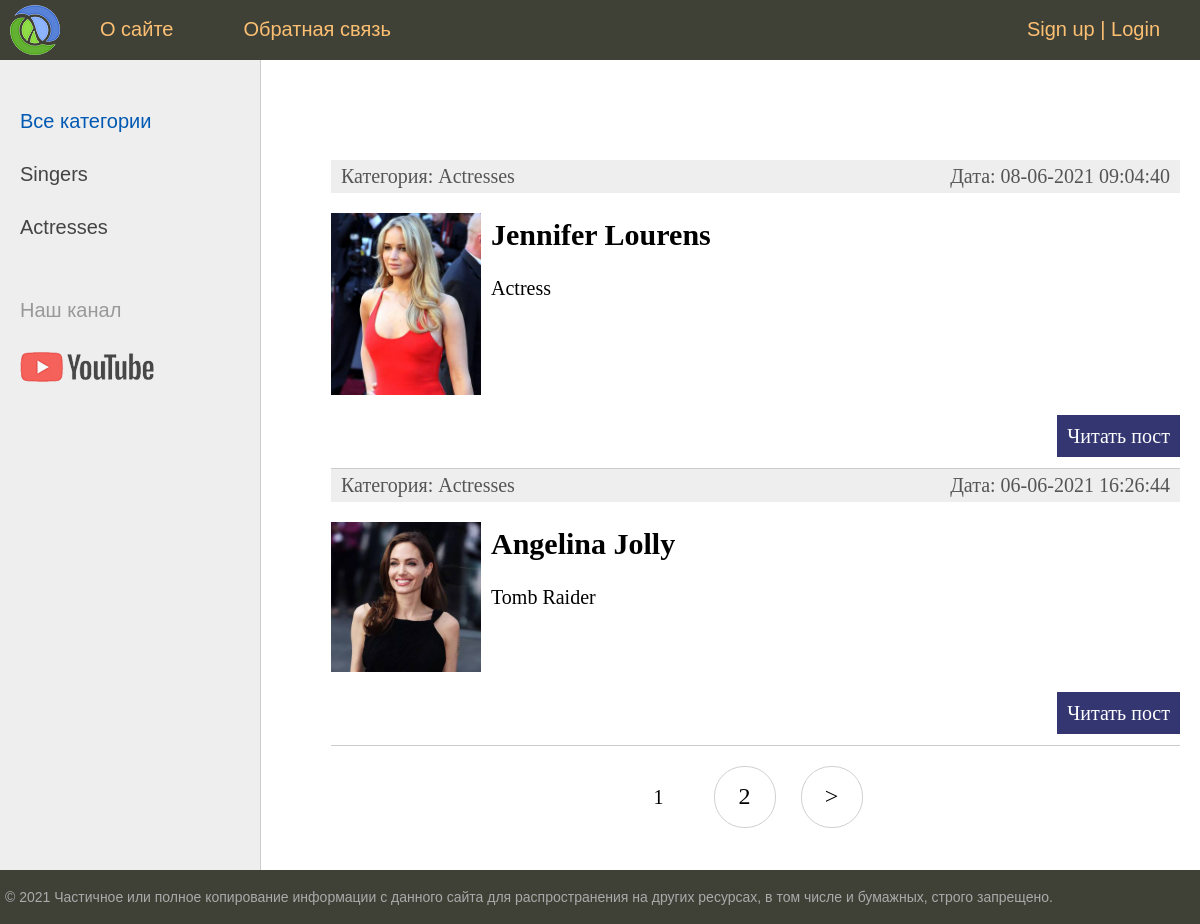
The app's page /, older data.
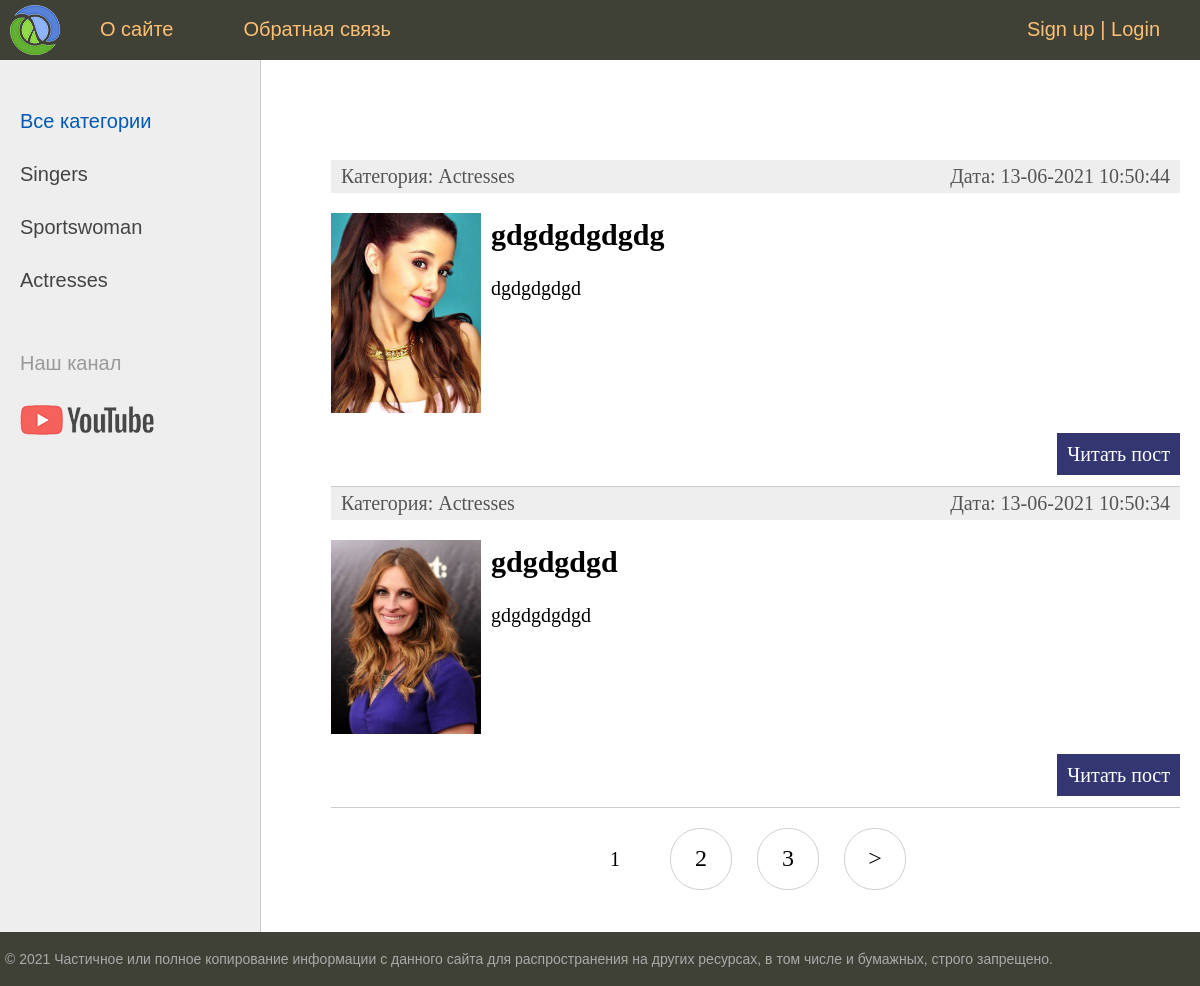
The same page, newer data.
### women/models.py (models this page shows, shortened)
class Category(models.Model):
    name = models.CharField(max_length=100, db_index=True, verbose_name='Категория')
    slug = models.SlugField(max_length=255, unique=True, db_index=True, verbose_name="URL")
    def __str__(self):
        return self.name
    def get_absolute_url(self):
        return reverse('category', kwargs={'cat_slug': self.slug})
    class Meta:
        verbose_name = 'Категорию'
        verbose_name_plural = 'Категории'
        ordering = ['-id']

class Women(models.Model):
    title = models.CharField(max_length=255, verbose_name="Заголовок")
    slug = models.SlugField(max_length=255, unique=True, db_index=True, verbose_name="URL")
    content = models.TextField(blank=True, verbose_name="Текст статьи")
    photo = models.ImageField(upload_to="photos/%Y/%m/%d/", verbose_name="Фото")
    time_create = models.DateTimeField(auto_now_add=True, verbose_name="Время создания")
    time_update = models.DateTimeField(auto_now=True, verbose_name="Время изменения")
    is_published = models.BooleanField(default=True, verbose_name="Публикация")
    cat = models.ForeignKey('Category', on_delete=models.PROTECT, verbose_name="Категории")
    def get_absolute_url(self):
        return reverse('post', kwargs={'post_slug': self.slug})
    class Meta:
        verbose_name = 'Известные женщины'
        verbose_name_plural = 'Известные женщины'
        ordering = ['-time_create', 'title']

### women/views.py (the view)
# urls.py: path('', WomenHome.as_view(), name='home'),
class WomenHome(DataMixin, ListView):
    model = Women
    template_name = 'women/index.html'
    context_object_name = 'posts'
    def get_context_data(self, *, object_list=None, **kwargs):
        context = super().get_context_data(**kwargs)
        c_def = self.get_user_context(title='Main page')
        return dict(list(context.items()) + list(c_def.items()))
    def get_queryset(self):
        return Women.objects.filter(is_published=True).select_related('cat')  # prefetch_related ( ManyToMany)

### women/utils.py (called while the page is built)
    def get_user_context(self, **kwargs):
        context = kwargs
        cats = cache.get('cats')
        if not cats:
            cats = Category.objects.annotate(Count('women'))
            cache.set('cats', cats, 60)
        user_menu = menu.copy()
        if not self.request.user.is_authenticated:
            user_menu.pop(1)
        context['menu'] = user_menu
        context['cats'] = cats
        if 'cat_selected' not in context:
            context['cat_selected'] = 0
        return context

### women/templates/women/index.html (shortened to what this page needs)
{% extends 'women/base.html' %}
{% block content %}
<ul class="list-articles">
	{% for p in posts %}
			<li><div class="article-panel">
	<p class="first">Категория: {{p.cat}}</p>
	<p class="last">Дата: {{p.time_update|date:"d-m-Y H:i:s"}}</p>
</div>
{% if p.photo %}
	<p><img class="img-article-left thumb" src="{{p.photo.url}}"></p>
{% endif %}
				<h2>{{p.title}}</h2>
	{% autoescape on %}
	{{p.content|linebreaks|truncatewords:50}}
	{% endautoescape %}
			<p class="link-read-post"><a href="{{ p.get_absolute_url }}">Читать пост</a></p>
			</li>
	{% endfor %}
</ul>
{% endblock %}

### women/templates/women/base.html (shortened to what this page needs)
{% load static %}
{% load women_tags %}
<!DOCTYPE html>
<html>
<head>
	<link type="text/css" href="{% static 'women/css/styles.css' %}" rel="stylesheet" />
</head>
<body>
<table class="table-page" border=0 cellpadding="0" cellspacing="0">
<tr><td valign=top>
{% block mainmenu %}
		<div class="header">
			<ul id="mainmenu" class="mainmenu">
			<li class="logo"><a href="{% url 'home' %}"><div class="logo"></div></a></li>
{% for m in menu %}
			<li><a href="{% url m.url_name %}">{{m.title}}</a></li>
{% endfor %}
			{% if request.user.is_authenticated %}
			<li class="last">{{ user.username }} | <a href="{% url 'logout' %}">Exit</a></li>
			{% else %}
			<li class="last"><a href="{% url 'register' %}">Sign up</a> | <a href="{% url 'login' %}">Login</a></li>
			{% endif %}
			</ul>
		</div>
{% endblock mainmenu %}
<table class="table-content" border=0 cellpadding="0" cellspacing="0">
<tr>
	<td valign="top" class="left-chapters">
	<ul id="leftchapters">
{% if cat_selected == 0 %}
		<li class="selected">Все категории</li>
{% else %}
		<li><a href="{% url 'home' %}">Все категории</a></li>
{% endif %}
{% for c in cats %}
{% if c.women__count > 0 %}
	{% if c.pk == cat_selected %}
		<li class="selected">{{c.name}}</li>
	{% else %}
		<li><a href="{{ c.get_absolute_url }}">{{c.name}}</a></li>
	{% endif %}
{% endif %}
{% endfor %}
		<li class="share">
		<p>Наш канал</p>
		<a class="share-yt" href="https://www.youtube.com/channel/UClJzWfGWuGJL2t-3dYKcHTA/playlists" target="_blank" rel="nofollow"></a>
		</li>
	</ul>
</td>
<td valign="top" class="content">
	<div class="content-text">
{% block content %}
{% endblock %}
{% if page_obj.has_other_pages %}
<nav class="list-pages">
    <ul>
        {% for p in paginator.page_range %}
		{% if page_obj.number == p %}
		<li class="page-num page-num-selected">{{ p }}</li>
		{% elif  p >= page_obj.number|add:-2 and p <= page_obj.number|add:2 %}
        <li class="page-num">
            <a href="?page={{ p }}">{{ p }}</a>
        </li>
		{% endif %}
        {% endfor %}
{% if page_obj.has_next %}
<li class="page-num">
	<a href="?page={{ page_obj.next_page_number }}">&gt;</a>
</li>
{% endif %}
    </ul>
</nav>
{% endif %}
	</div>
</td></tr></table>
</td></tr>
<tr><td valign=top>
	<div id="footer">
		<p>&copy; 2021 Частичное или полное копирование информации с данного сайта для распространения на других ресурсах, в том числе и бумажных, строго запрещено.</p>
	</div>
</td></tr></table>
</body>
</html>

Row changes from the older to the newer data that the page shows:
no longer on this page (row unchanged): Women: cat "Аctresses", time_update "08-06-2021 09:04:40", photo (picture), title "Jennifer Lourens", content "Actress"
no longer on this page (row unchanged): Women: cat "Аctresses", time_update "06-06-2021 16:26:44", photo (picture), title "Angelina Jolly", content "Tomb Raider"
now on this page (row unchanged): Category: name "Sportswoman"
added Women: cat "Аctresses", time_update "13-06-2021 10:50:44", photo (picture), title "gdgdgdgdgdg", content "dgdgdgdgd"
added Women: cat "Аctresses", time_update "13-06-2021 10:50:34", photo (picture), title "gdgdgdgd", content "gdgdgdgdgd"
Text that changed along with them:
new list line: "3"
